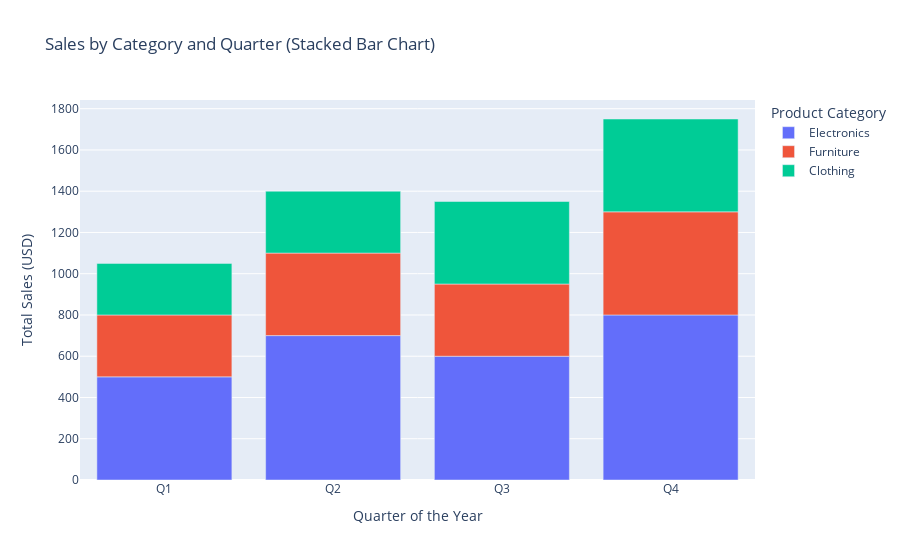

Here is the notebook cell this chart was saved with:
### Markdown cell above
# Stacked Bar Chart

### Code cell
fig_custom = px.bar(
    df,
    x='Quarter',
    y='Sales',
    color='Category', # Color by Category
    title='Sales by Category and Quarter (Stacked Bar Chart)',
    # Customizing axis labels
    labels={
        'Quarter': 'Quarter of the Year',
        'Sales': 'Total Sales (USD)',
        'Category': 'Product Category'
    },
    hover_data=['Category', 'Sales'], # Include Category and Sales in the hover tooltip
    
)
fig_custom.show()

### Figure 1 — Plotly figure (JSON) as saved in the notebook; plotly's stock layout.template omitted (floating-point values rounded to 4 significant figures)
{"data": [{"alignmentgroup": "True", "customdata": [["Electronics"], ["Electronics"], ["Electronics"], ["Electronics"]], "hovertemplate": "Product Category=%{customdata[0]}<br>Quarter of the Year=%{x}<br>Total Sales (USD)=%{y}<extra></extra>", "legendgroup": "Electronics", "marker": {"color": "#636efa", "pattern": {"shape": ""}}, "name": "Electronics", "offsetgroup": "Electronics", "orientation": "v", "showlegend": true, "textposition": "auto", "type": "bar", "x": ["Q1", "Q2", "Q3", "Q4"], "xaxis": "x", "y": [500, 700, 600, 800], "yaxis": "y"}, {"alignmentgroup": "True", "customdata": [["Furniture"], ["Furniture"], ["Furniture"], ["Furniture"]], "hovertemplate": "Product Category=%{customdata[0]}<br>Quarter of the Year=%{x}<br>Total Sales (USD)=%{y}<extra></extra>", "legendgroup": "Furniture", "marker": {"color": "#EF553B", "pattern": {"shape": ""}}, "name": "Furniture", "offsetgroup": "Furniture", "orientation": "v", "showlegend": true, "textposition": "auto", "type": "bar", "x": ["Q1", "Q2", "Q3", "Q4"], "xaxis": "x", "y": [300, 400, 350, 500], "yaxis": "y"}, {"alignmentgroup": "True", "customdata": [["Clothing"], ["Clothing"], ["Clothing"], ["Clothing"]], "hovertemplate": "Product Category=%{customdata[0]}<br>Quarter of the Year=%{x}<br>Total Sales (USD)=%{y}<extra></extra>", "legendgroup": "Clothing", "marker": {"color": "#00cc96", "pattern": {"shape": ""}}, "name": "Clothing", "offsetgroup": "Clothing", "orientation": "v", "showlegend": true, "textposition": "auto", "type": "bar", "x": ["Q1", "Q2", "Q3", "Q4"], "xaxis": "x", "y": [250, 300, 400, 450], "yaxis": "y"}], "layout": {"barmode": "relative", "legend": {"title": {"text": "Product Category"}, "tracegroupgap": 0}, "title": {"text": "Sales by Category and Quarter (Stacked Bar Chart)"}, "xaxis": {"anchor": "y", "domain": [0, 1], "title": {"text": "Quarter of the Year"}}, "yaxis": {"anchor": "x", "domain": [0, 1], "title": {"text": "Total Sales (USD)"}}}}
